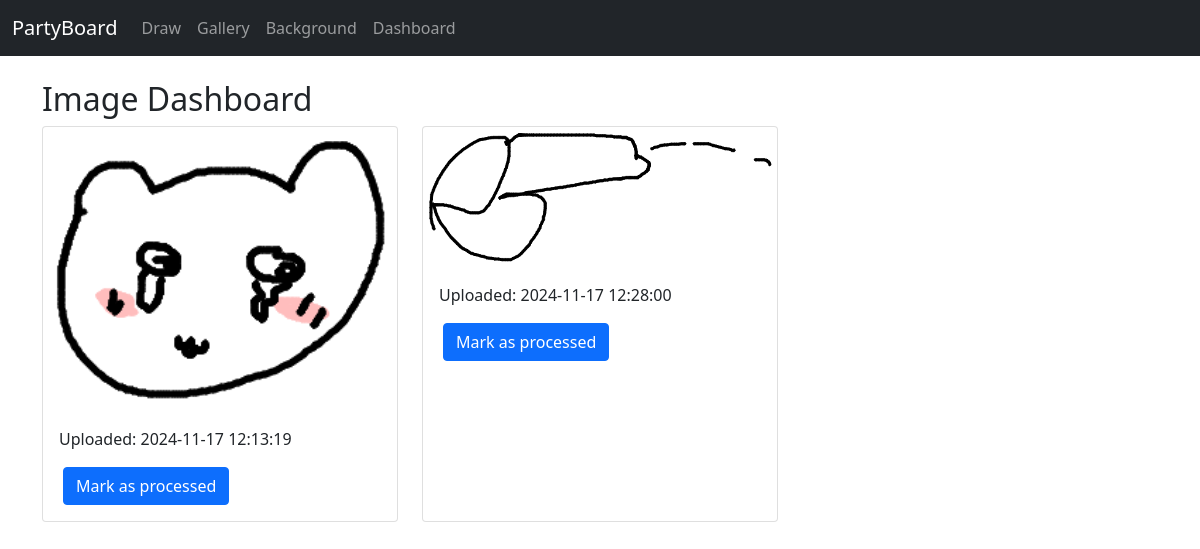
Page /dashboard on the earlier database version.
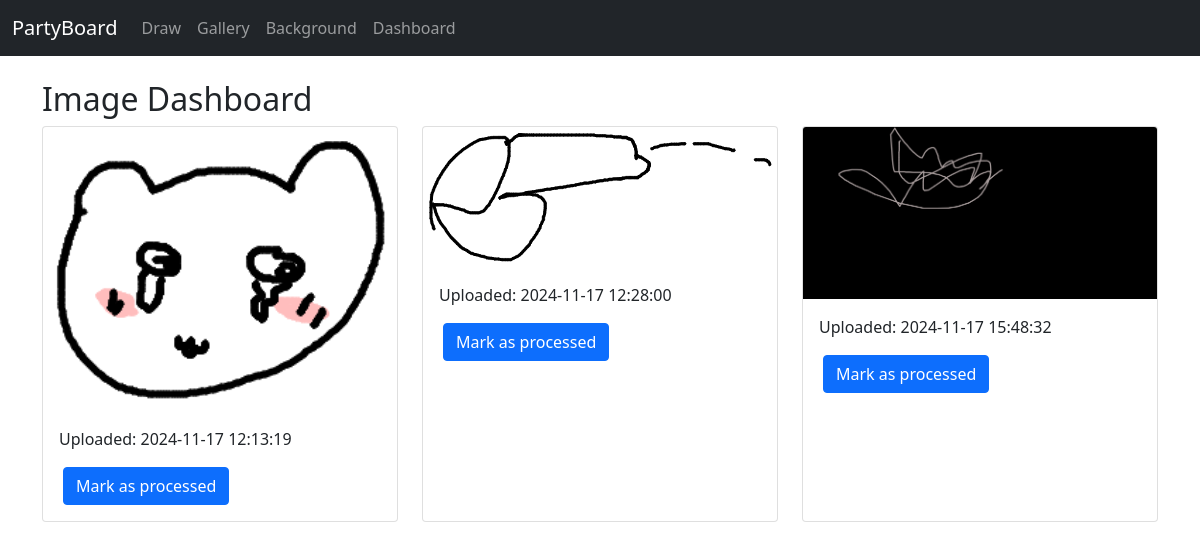
Same page on the later database version.
### tables this page shows
CREATE TABLE drawings
                 (id INTEGER PRIMARY KEY AUTOINCREMENT,
                  path TEXT NOT NULL,
                  created_at TIMESTAMP DEFAULT CURRENT_TIMESTAMP,
                  blacklisted BOOLEAN DEFAULT FALSE);

### server.py (the view)
@app.route('/dashboard')
def dashboard():
    with sqlite3.connect('partyboard.db') as conn:
        c = conn.cursor()
        c.execute('SELECT * FROM drawings WHERE blacklisted = FALSE')
        drawings = c.fetchall()
    return render_template('dashboard.html', drawings=drawings)

### templates/dashboard.html (shortened to what this page needs)
{% extends "base.html" %}
{% block content %}
<div class="container mt-4">
    <h2>Image Dashboard</h2>
    <div class="row row-cols-1 row-cols-md-3 g-4">
        {% for drawing in drawings %}
        <div class="col" id="card-image-{{ drawing.0 }}">
            <div class="card h-100">
                    <img src="{{ drawing.1 }}" class="card-img-top" alt="Uploaded image">
                <div class="card-body">
                    <p class="card-text">Uploaded: {{ drawing.2 }}</p>
                    <button type="button"
                            class="remove-btn btn btn-primary"
                            id="image-{{ drawing.id }}"
                            onclick="updateImageStatus({{ drawing.0 }})">
                        Mark as processed
                    </button>
                </div>
            </div>
        </div>
        {% endfor %}
    </div>
</div>
{% endblock %}

### templates/base.html (shortened to what this page needs)
<!DOCTYPE html>
<html lang="en">
<head>
    <link href="https://cdn.jsdelivr.net/npm/bootstrap@5.1.3/dist/css/bootstrap.min.css" rel="stylesheet">
    <link rel="stylesheet" href="{{ url_for('static', filename='css/style.css') }}">
</head>
<body>
    <nav class="navbar navbar-expand-lg navbar-dark bg-dark">
        <div class="container-fluid">
            <a class="navbar-brand" href="/">PartyBoard</a>
            <div class="collapse navbar-collapse" id="navbarNav">
                <ul class="navbar-nav">
                    <li class="nav-item">
                        <a class="nav-link" href="/canvas">Draw</a>
                    </li>
                    <li class="nav-item">
                        <a class="nav-link" href="/gallery">Gallery</a>
                    </li>
                    <li class="nav-item">
                        <a class="nav-link" href="/background">Background</a>
                    </li>
                    <li class="nav-item">
                        <a class="nav-link" href="/dashboard">Dashboard</a>
                    </li>
                </ul>
            </div>
        </div>
    </nav>
    {% block content %}
    {% endblock %}
</body>
</html>

### static/css/style.css (style rules this page uses)
button { padding: 8px 16px; margin: 0 4px; cursor: pointer; border: none; border-radius: 4px; font-weight: 500; transition: all 0.2s ease; color: white; }

Differences in the rows shown:
added drawings: path (picture), created_at "2024-11-17 15:48:32"
